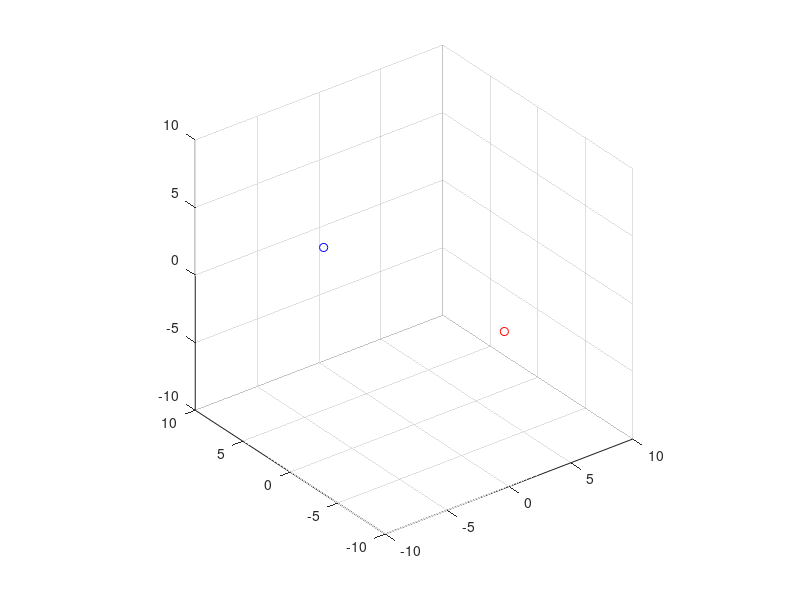

Write MATLAB code to recreate this figure.
G = 10e-7;

m = [1 1];
x = [-1 0 0; 1 0 0];
v=sqrt(2*G*m(1)/2);
u = [0 -v 0; 0 v 0];
n = 2;

clockmax = 1000;
t = 10000;
dt = t/clockmax;


plot3(0,0,0);
hold on;
axis equal;
a = 10;
axis([-a,a,-a,a,-a,a]);
axis manual;
grid on;

ha = plot3(0,0,0, 'ro');
hb = plot3(0,0,0, 'bo');

for clock = 1:clockmax
    % pause(0.1);
    for i=1:(n-1)
        for j=(i+1):n
            r = norm(x(i,:) - x(j,:));
            u(i,:) = u(i,:) + G*m(j)/r^3 *dt* (x(j,:) - x(i,:));
            u(j,:) = u(j,:) + G*m(i)/r^3 *dt* (x(i,:) - x(j,:));
        end
    end

    for i=1:n
        x(i,:) = x(i,:) + dt * u(i,:);
    end

    set(ha, 'XData', x(1,1), 'YData', x(1,2), 'ZData', x(1,3));
    set(hb, 'XData', x(2,1), 'YData', x(2,2), 'ZData', x(2,3));
    drawnow;
end
